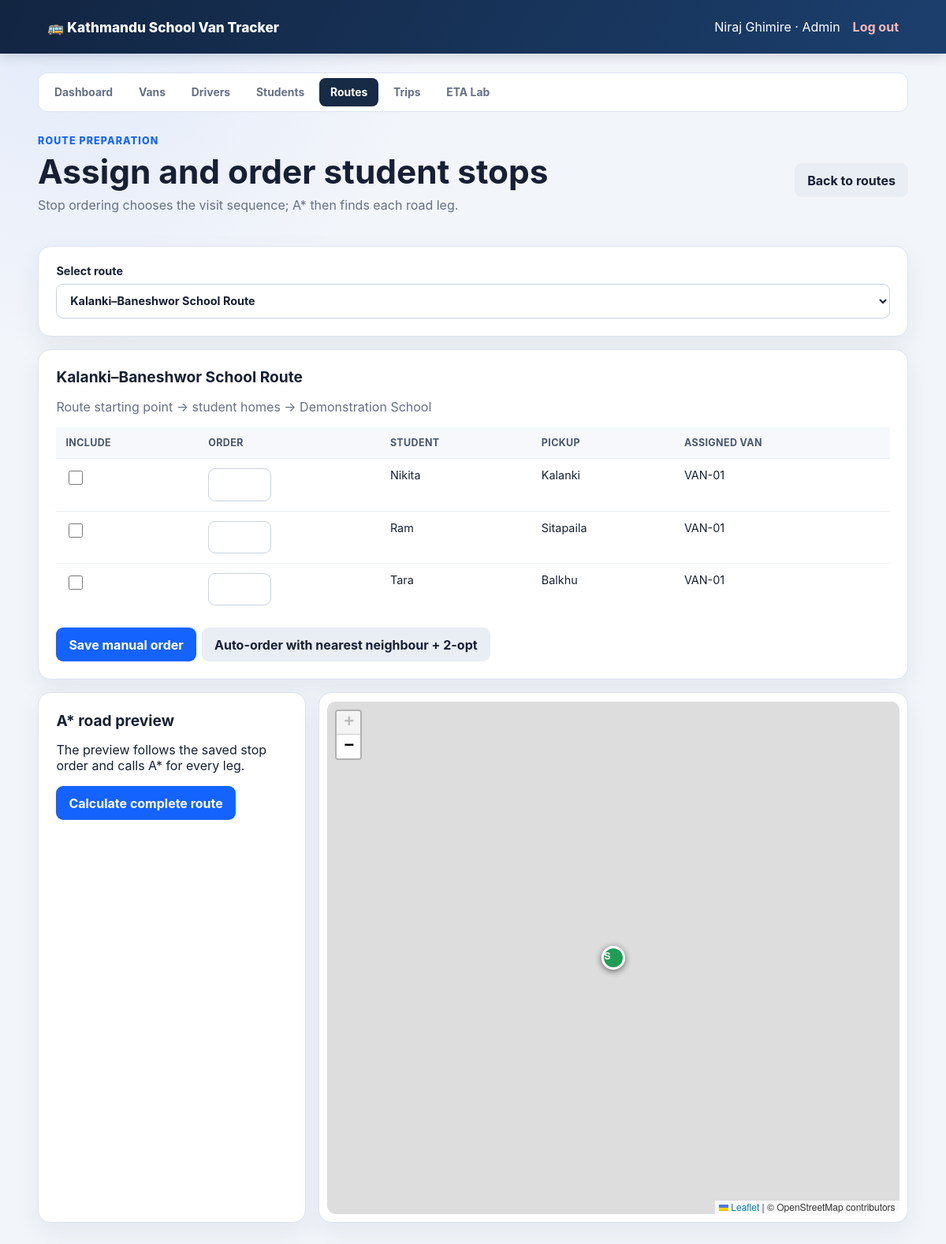
The app's page /admin/route-stops.php (signed in) with its own data.
### tables this page shows
CREATE TABLE `routes` (
  `id` bigint(20) unsigned NOT NULL AUTO_INCREMENT,
  `name` varchar(120) NOT NULL,
  `start_name` varchar(160) NOT NULL,
  `start_lat` decimal(10,8) NOT NULL,
  `start_lng` decimal(11,8) NOT NULL,
  `school_name` varchar(160) NOT NULL,
  `school_lat` decimal(10,8) NOT NULL,
  `school_lng` decimal(11,8) NOT NULL,
  `algorithm` enum('astar','contraction_hierarchy') NOT NULL DEFAULT 'astar',
  `active` tinyint(1) NOT NULL DEFAULT 1,
  `created_at` timestamp NOT NULL DEFAULT current_timestamp(),
  PRIMARY KEY (`id`)
);

CREATE TABLE `students` (
  `id` bigint(20) unsigned NOT NULL AUTO_INCREMENT,
  `name` varchar(120) NOT NULL,
  `parent_id` bigint(20) unsigned NOT NULL,
  `van_id` bigint(20) unsigned NOT NULL,
  `pickup_location` varchar(255) NOT NULL,
  `pickup_lat` decimal(10,8) NOT NULL,
  `pickup_lng` decimal(11,8) NOT NULL,
  `active` tinyint(1) NOT NULL DEFAULT 1,
  `created_at` timestamp NOT NULL DEFAULT current_timestamp(),
  PRIMARY KEY (`id`),
  KEY `idx_students_parent` (`parent_id`),
  KEY `idx_students_van` (`van_id`),
  CONSTRAINT `fk_students_parent` FOREIGN KEY (`parent_id`) REFERENCES `users` (`id`) ON DELETE CASCADE,
  CONSTRAINT `fk_students_van` FOREIGN KEY (`van_id`) REFERENCES `vans` (`id`)
);

CREATE TABLE `vans` (
  `id` bigint(20) unsigned NOT NULL AUTO_INCREMENT,
  `van_number` varchar(50) NOT NULL,
  `plate_number` varchar(50) NOT NULL,
  `capacity` smallint(5) unsigned NOT NULL DEFAULT 15,
  `speed_limit_kmh` decimal(5,2) NOT NULL DEFAULT 40.00,
  `active` tinyint(1) NOT NULL DEFAULT 1,
  `created_at` timestamp NOT NULL DEFAULT current_timestamp(),
  PRIMARY KEY (`id`),
  UNIQUE KEY `van_number` (`van_number`),
  UNIQUE KEY `plate_number` (`plate_number`)
);

### web/includes/auth.php (called while the page is built, shortened)
<?php
function escape(string $value): string
{
    return htmlspecialchars($value, ENT_QUOTES | ENT_SUBSTITUTE, 'UTF-8');
}

### web/admin/route-stops.php (the view, shortened to what this page needs)
<?php
require_once dirname(__DIR__) . '/includes/auth.php';
require_once dirname(__DIR__) . '/includes/layout.php';
$pdo = database();
$routes = $pdo->query(
    'SELECT * FROM routes WHERE active = 1 ORDER BY name'
)->fetchAll();
$routeId = positive_int($_POST['route_id'] ?? $_GET['route_id'] ?? null);
if ($routeId === null && $routes) {
    $routeId = (int) $routes[0]['id'];
}
$route = null;
if ($routeId !== null) {
    $statement = $pdo->prepare('SELECT * FROM routes WHERE id = :id');
    $statement->execute(['id' => $routeId]);
    $route = $statement->fetch() ?: null;
}
$students = [];
if ($route !== null) {
    $statement = $pdo->prepare(
        'SELECT s.id, s.name, s.pickup_location, s.pickup_lat, s.pickup_lng,
                v.van_number, rs.stop_sequence
         FROM students s
         JOIN vans v ON v.id = s.van_id
         LEFT JOIN route_students rs
           ON rs.student_id = s.id AND rs.route_id = :route_id
         WHERE s.active = 1
         ORDER BY rs.stop_sequence IS NULL, rs.stop_sequence, s.name'
    );
    $statement->execute(['route_id' => $routeId]);
    $students = $statement->fetchAll();
}
$previewPoints = [];
if ($route !== null) {
    $previewPoints[] = [
        'name' => $route['start_name'],
        'lat' => (float) $route['start_lat'],
        'lng' => (float) $route['start_lng'],
        'type' => 'start',
    ];
    $previewPoints[] = [
        'name' => $route['school_name'],
        'lat' => (float) $route['school_lat'],
        'lng' => (float) $route['school_lng'],
        'type' => 'school',
    ];
}
?>
<link rel="stylesheet" href="https://unpkg.com/leaflet@1.9.4/dist/leaflet.css">
<div class="page-heading">
    <div>
        <span class="eyebrow">Route preparation</span>
        <h1>Assign and order student stops</h1>
        <p>Stop ordering chooses the visit sequence; A* then finds each road leg.</p>
    </div>
    <a class="primary-button secondary-button" href="<?= APP_BASE_URL ?>/admin/manage-routes.php">Back to routes</a>
</div>
<?php if (!$routes): ?>
    <div class="alert">Create an active route before assigning stops.</div>
<?php else: ?>
    <section class="panel">
        <form method="get">
            <label>Select route
                <select name="route_id" onchange="this.form.submit()">
                    <?php foreach ($routes as $routeOption): ?>
                        <option value="<?= (int) $routeOption['id'] ?>"
                            <?= (int) $routeOption['id'] === $routeId ? 'selected' : '' ?>>
                            <?= escape($routeOption['name']) ?>
                        </option>
                    <?php endforeach; ?>
                </select>
            </label>
        </form>
    </section>
    <?php if ($route !== null): ?>
        <section class="panel">
            <h2><?= escape($route['name']) ?></h2>
            <p class="muted">
                <?= escape($route['start_name']) ?> → student homes → <?= escape($route['school_name']) ?>
            </p>
            <form method="post">
                <div class="data-table-wrap">
                    <table class="data-table">
                        <thead><tr>
                            <th>Include</th><th>Order</th><th>Student</th>
                            <th>Pickup</th><th>Assigned van</th>
                        </tr></thead>
                        <tbody>
                        <?php foreach ($students as $student): ?>
                            <tr>
                                <td>
                                    <input type="checkbox" name="student_ids[]"
                                           value="<?= (int) $student['id'] ?>"
                                           <?= $student['stop_sequence'] !== null ? 'checked' : '' ?>>
                                </td>
                                <td>
                                    <input class="stop-order-input" type="number" min="1"
                                           name="sequence[<?= (int) $student['id'] ?>]"
                                           value="<?= $student['stop_sequence'] !== null ? (int) $student['stop_sequence'] : '' ?>">
                                </td>
                                <td><?= escape($student['name']) ?></td>
                                <td><?= escape($student['pickup_location']) ?></td>
                                <td><?= escape($student['van_number']) ?></td>
                            </tr>
                        <?php endforeach; ?>
                        </tbody>
                    </table>
                </div>
                <div class="inline-actions form-actions">
                    <button type="submit" name="action" value="save_order">Save manual order</button>
                    <button type="submit" name="action" value="auto_order" class="secondary-button">
                        Auto-order with nearest neighbour + 2-opt
                    </button>
                </div>
            </form>
        </section>
        <section class="route-layout">
            <aside class="panel route-controls">
                <h2>A* road preview</h2>
                <p>The preview follows the saved stop order and calls A* for every leg.</p>
                <button id="preview-route" <?= count($previewPoints) < 2 ? 'disabled' : '' ?>>
                    Calculate complete route
                </button>
            </aside>
            <section class="panel map-panel">
                <div id="route-stops-map"></div>
            </section>
        </section>
    <?php endif; ?>
<?php endif; ?>

### web/assets/css/app.css (style rules this page uses)
:root { --ink: #172033; --muted: #667085; --navy: #172a46; --blue: #1463ff; --orange: #f59e0b; --surface: #ffffff; --background: #f2f5fa; --border: #dce3ee; --danger: #c62828; --cyan: #0ea5a8; --success: #14804a; --soft-blue: #edf4ff; }
* { box-sizing: border-box; }
body { margin: 0; color: var(--ink); background: radial-gradient(circle at 8% 0%, rgb(20 99 255 / 7%), transparent 28rem), var(--background); font-family: Inter, ui-sans-serif, system-ui, -apple-system, BlinkMacSystemFont, "Segoe UI", sans-serif; }
a { color: inherit; }
.user-area, .user-area form, .button-row, .page-heading { display: flex; align-items: center; gap: 1rem; }
.page-heading { justify-content: space-between; margin-bottom: 1.6rem; }
h1, h2, p { margin-top: 0; }
h1 { margin-bottom: .45rem; font-size: clamp(1.8rem, 4vw, 2.65rem); }
h2 { font-size: 1.2rem; }
.eyebrow { display: block; margin-bottom: .4rem; color: var(--blue); font-size: .78rem; font-weight: 800; letter-spacing: .09em; text-transform: uppercase; }
.page-heading p, .muted, .auth-card p, .metric-card small { color: var(--muted); }
.metric-card, .panel, .auth-card { padding: 1.4rem; border: 1px solid var(--border); border-radius: 16px; background: var(--surface); box-shadow: 0 12px 32px rgb(37 50 75 / 7%); }
.panel { margin-bottom: 1rem; }
.primary-button, button { display: inline-flex; min-height: 42px; padding: .7rem 1rem; align-items: center; justify-content: center; border: 0; border-radius: 9px; color: white; background: var(--blue); font: inherit; font-weight: 750; text-decoration: none; cursor: pointer; }
label { display: grid; gap: .45rem; font-size: .9rem; font-weight: 700; }
input, select { width: 100%; min-height: 44px; padding: .7rem .8rem; border: 1px solid #c9d2e1; border-radius: 9px; background: white; color: var(--ink); font: inherit; }
input[type="checkbox"] { width: 18px; min-height: 18px; accent-color: var(--blue); }
.data-table-wrap { overflow-x: auto; }
.data-table { width: 100%; border-collapse: collapse; font-size: .9rem; }
.data-table th, .data-table td { padding: .75rem; border-bottom: 1px solid #e8edf4; text-align: left; vertical-align: top; }
.data-table th { color: #48566c; background: #f6f8fb; font-size: .78rem; letter-spacing: .03em; text-transform: uppercase; }
.data-table tr:last-child td { border-bottom: 0; }
.inline-actions { display: flex; flex-wrap: wrap; gap: .45rem; align-items: center; }
.secondary-button { color: var(--ink); background: #e9edf4; }
.form-actions { margin-top: 1rem; }
.stop-order-input { width: 80px; min-height: 36px; }
#route-stops-map { height: 650px; border-radius: 11px; }
.route-layout { display: grid; grid-template-columns: minmax(280px, 340px) minmax(0, 1fr); gap: 1rem; }
.route-controls, .map-panel { margin-bottom: 0; }
.map-panel { padding: .65rem; }

### records on screen
routes: name "Kalanki–Baneshwor School Route", start_name "Route starting point", school_name "Demonstration School"
students: name "Nikita", pickup_location "Kalanki", van.van_number "VAN-01"
students: name "Ram", pickup_location "Sitapaila", van.van_number "VAN-01"
students: name "Tara", pickup_location "Balkhu", van.van_number "VAN-01"

### other values on screen
APP_NAME "Kathmandu School Van Tracker"
$userName "Niraj Ghimire"
$role "Admin"
$label "Dashboard"
$label "Vans"
$label "Drivers"
$label "Students"
$label "Routes"
$label "Trips"
$label "ETA Lab"
form field route_id "Kalanki–Baneshwor School Route"
